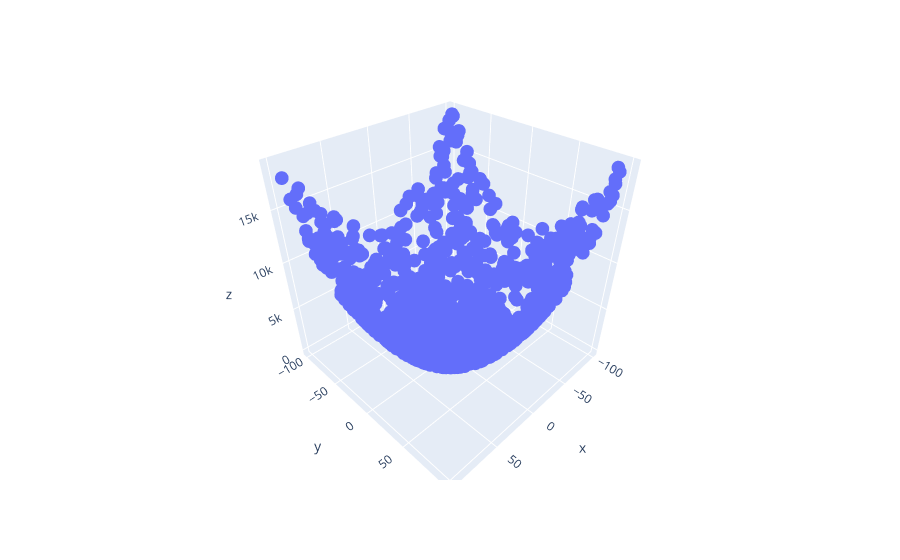

Notebook code for this chart:
### Code cell
rand = np.random.default_rng(42)

#Defining the values we talked about
a = -100
b = 100
n = int(1e3)

#Our target function f
def f(x,y):
    return x**2+y**2


xcoords = rand.uniform(low=a,high=b,size=(n,1))
ycoords = rand.uniform(low=a,high=b,size=(n,1))
noise = rand.normal(loc=0,scale=1,size=(n,1))
zcoords = f(xcoords,ycoords) + noise

coords = np.concatenate((xcoords,ycoords,zcoords),axis=1)
dataset = pd.DataFrame(coords,columns=["x","y","z"])


#Simple scatter plot for visualisation
fig = px.scatter_3d(dataset,x="x",y="y",z="z")
fig.show()

### Figure 1 — Plotly figure (JSON) as saved in the notebook; plotly's stock layout.template omitted (floating-point values rounded to 4 significant figures; data arrays with more than 128 entries replaced by an {"elided": "..."} marker saying what was removed)
{"data": [{"hovertemplate": "x=%{x}<br>y=%{y}<br>z=%{z}<extra></extra>", "legendgroup": "", "marker": {"color": "#636efa", "symbol": "circle"}, "mode": "markers", "name": "", "scene": "scene", "showlegend": false, "type": "scatter3d", "x": {"elided": "1000 float values"}, "y": {"elided": "1000 float values"}, "z": {"elided": "1000 float values"}}], "layout": {"legend": {"tracegroupgap": 0}, "margin": {"t": 60}, "scene": {"domain": {"x": [0, 1], "y": [0, 1]}, "xaxis": {"title": {"text": "x"}}, "yaxis": {"title": {"text": "y"}}, "zaxis": {"title": {"text": "z"}}}}}
